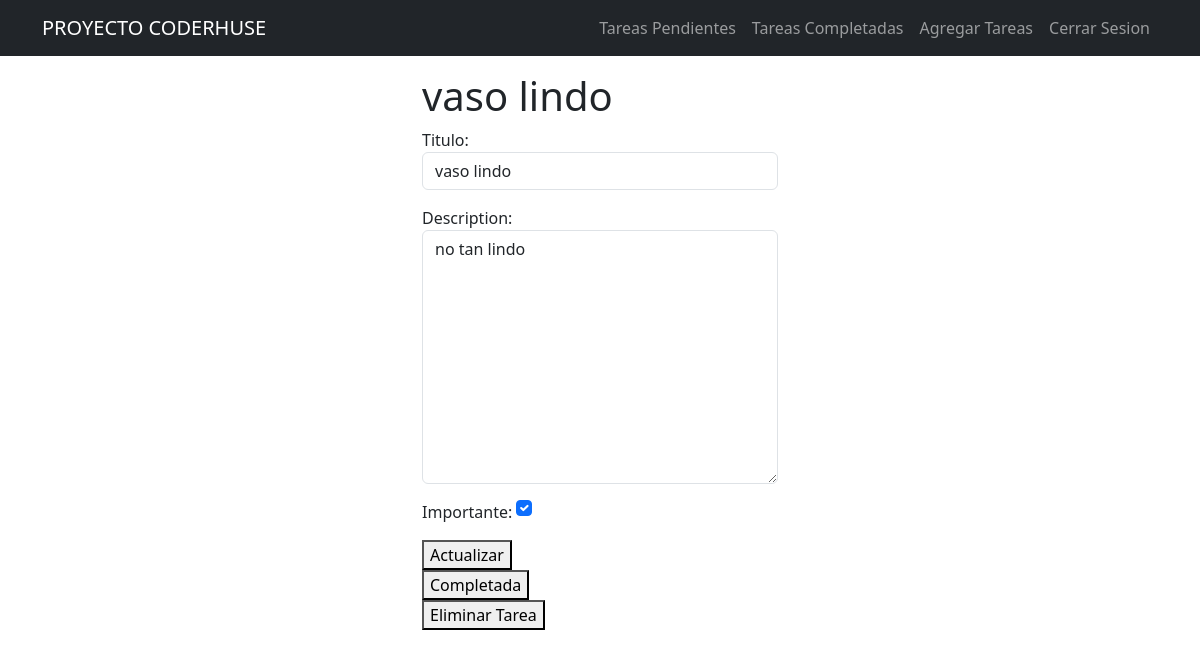
/tasks/11/ (signed in), run on the app's committed database.
### tasks/models.py (models this page shows, shortened)
class task(models.Model):
    titulo = models.CharField(max_length=100)
    description = models.TextField(blank=True)
    creacion = models.DateTimeField(auto_now_add=True)
    dia_completado = models.DateTimeField(null=True, blank= True)
    importante = models.BooleanField(default=False)
    user = models.ForeignKey(User, on_delete=models.CASCADE)

### tasks/views.py (the view, shortened to what this page needs)
# urls.py: path('tasks/<int:task_id>/', views.task_detail, name='task_detail'),
@login_required
def task_detail(request, task_id):
    if request.method == 'GET':
        tarea_encontrada = get_object_or_404(task, pk=task_id)
        form = taskForm(instance=tarea_encontrada)
        return render(request, 'task_detail.html', {'task': tarea_encontrada, 'form': form})

### tasks/forms.py
class taskForm(forms.ModelForm):
    class Meta:
        model = task
        fields = ['titulo', 'description', 'importante']
        widgets = {
            'titulo': forms.TextInput(attrs={'class': 'form-control', 'placeholder': 'Escribir titulo'}),
            'description': forms.Textarea(attrs={'class': 'form-control', 'placeholder': 'Escribir Descripcion'}),
            'importante': forms.CheckboxInput(attrs={'class': 'form-check-input m-auto'}),
        }

### tasks/templates/task_detail.html (shortened to what this page needs)
{% extends 'base.html' %}
{% block content %}
<main class="container">
    <div class="row">
        <div class="col-md-4 offset-md-4">
            <h1>{{ task.titulo }}</h1>
            <form method="POST">
                {{ form.as_p }}
                <button>
                   Actualizar
                </button>
            </form>
            <div>
                <form action="{% url 'complete_task' task.id %}" method="POST">
                    <button>
                        Completada
                    </button>
                </form>
                <form action="{% url 'delete_task' task.id %}" method="POST">
                    <button>
                        Eliminar Tarea
                    </button>
                </form>
            </div>
        </div>
    </div>
</main>
{% endblock %}

### data on the page
task: titulo "vaso lindo", description "no tan lindo", importante "☑"
